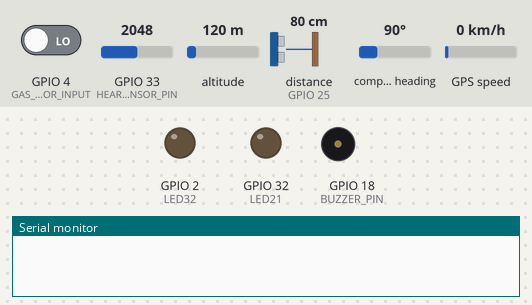
Simulated run of this sketch. Board: ESP32. On the bench: output pins drawn as LEDs (lit = HIGH), buzzer (waves = sounding, pin HIGH), the last lines printed to the serial monitor. Wiring (inferred from the names in the program): ultrasonic range finder: trigger GPIO 26; echo GPIO 25. The inputs (shaded band) are chosen by the test bench; at power-on: GPIO 4 (GAS_SENSOR_INPUT) LOW, GPIO 33 (HEARTBEAT_SENSOR_PIN) = 2048, altitude 120 m, distance to the obstacle (sensor on GPIO 25) 80 cm, compass heading 90°, GPS speed 0 km/h. The echo pulse lasts 58.3 µs per cm; WiFi joins after 1.5 s; servers stay silent unless stated; the GPS gets a fix after 3 s at 37.7749, -122.4194 with 8 satellites; pins used as bus, display or sensor lines are not drawn.

Above: at 0.1 s.
At 1.9 s:
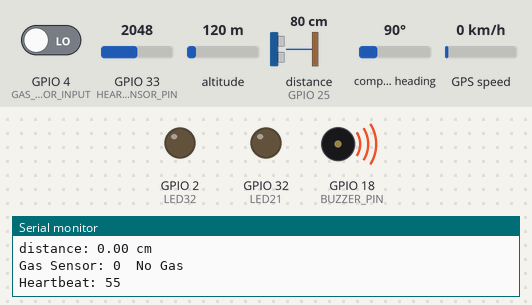
Timing chart, 0 to 5.3 s (numbered marks = the images above):
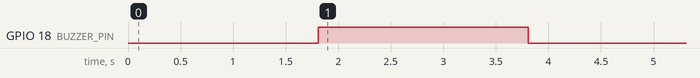

Measured:
- by itself, GPIO 18 (BUZZER_PIN): LOW → HIGH at 1.8 s, → LOW 2.0 s later

The sketch:

Smart_Health_Monitoring_System.ino
```cpp
#define BLYNK_TEMPLATE_ID "TMPL6UjgPcu9S"
#define BLYNK_TEMPLATE_NAME "ESD Semester Project"
#define BLYNK_AUTH_TOKEN "eS0FhRQ4kxeMJ_8daEYIAs7tLG7l6tiJ"

#define TRIG_PIN 26
#define ECHO_PIN 25
#define BUZZER_PIN 18
#define DISTANCE_THRESHOLD 5 // centimeters
#define HEARTBEAT_SENSOR_PIN 33
#define LED21 32 //heartbeat sensor
#define HEARTBEAT_THRESHOLD 3000

#define LED32 2 //gas sensor do pin
#define GAS_SENSOR_INPUT 4

#define BLYNK_PRINT Serial

#include <WiFi.h>
#include <WiFiClient.h>
#include <BlynkSimpleEsp32.h>
#include <TinyGPSPlus.h>

BlynkTimer timer;

char auth[] = BLYNK_AUTH_TOKEN;
char ssid[] = "Lenovo-T490";
char pass[] = "wajih001";


TinyGPSPlus gps;
void gps_sensor_task(void *pvParameter) {
  Serial.begin(9600);
  Serial2.begin(9600, SERIAL_8N1, 16, 17);
  //delay(3000);
  while(1)
  {
    while (Serial2.available() > 0)
    {
    char c = Serial2.read();
    gps.encode(c); // Feed the character to the TinyGPS++ object
    }

  // Check if there is new GPS data available
    if (gps.location.isUpdated())
    {
      // Display latitude, longitude, and speed
      Serial.print("\nLocation: ");
      Serial.print(gps.location.lat(), 6);
      float latitude = gps.location.lat();
      Blynk.virtualWrite(V4, latitude);
      Serial.print(", ");
      Serial.print(gps.location.lng(), 6);
      Serial.print("\nSpeed: ");
      Serial.print(gps.speed.kmph());
      Serial.println("km/h");
    }

    // Print additional information for debugging
    if (gps.altitude.isUpdated())
    {
      Serial.print("Altitude: ");
      float altitude = gps.altitude.meters();
      Serial.print(gps.altitude.meters());
      Serial.println("meters");
          // Check if there is date data available
    if (gps.date.isValid()) {
      Serial.print("\nDate: ");
      Serial.print(gps.date.year());
      Serial.print("/");
      Serial.print(gps.date.month());
      Serial.print("/");
      Serial.print(gps.date.day());
    }
      Blynk.virtualWrite(V3, altitude);

    }
  vTaskDelay(2000 / portTICK_PERIOD_MS);
  }
}


int sensor_Aout;
void gas_sensor_task(void *pvParameter)
{
  Serial.begin(9600);
  pinMode(LED32, OUTPUT);

  while(1)
  {
    sensor_Aout = digitalRead(GAS_SENSOR_INPUT);
    Blynk.virtualWrite(V0, sensor_Aout);

    Serial.print("\nGas Sensor: ");
    Serial.print(sensor_Aout);
    Serial.print("\t");

    if (sensor_Aout > 1800) {
      Serial.println("Gas detected");
      digitalWrite (LED32, HIGH) ; /*LED set HIGH if Gas detected */
    }
    else {
      Serial.println("No Gas");
      digitalWrite (LED32, LOW) ;  /*LED set LOW if NO Gas detected */
    }
    vTaskDelay(2000 / portTICK_PERIOD_MS);
  }

}

float duration_us, distance_cm;
void ultrasonic_sensor_task(void *pvParameter)
{
 // initialize serial port
  Serial.begin(9600);
  // set ESP32 pins to output/input mode
  pinMode(TRIG_PIN, OUTPUT);
  pinMode(ECHO_PIN, INPUT);
  pinMode(BUZZER_PIN, OUTPUT);
  while(1)
  {
  // generate 10-microsecond pulse to TRIG pin
    digitalWrite(TRIG_PIN, HIGH);
    delayMicroseconds(10);
    digitalWrite(TRIG_PIN, LOW);
    // measure duration of pulse from ECHO pin
    duration_us = pulseIn(ECHO_PIN, HIGH);
    // calculate the distance
    distance_cm = 0.017 * duration_us;
    Blynk.virtualWrite(V1, distance_cm);
    vTaskDelay(2000 / portTICK_PERIOD_MS);
  }
}

void ultrasonic_sensor_task_2(void *pvParameter){
  while(1)
  {
    if (distance_cm < DISTANCE_THRESHOLD)
    digitalWrite(BUZZER_PIN, HIGH); // turn on Piezo Buzzer
    else
    digitalWrite(BUZZER_PIN, LOW); // turn off Piezo Buzzer
    // print the value to Serial Monitor
    Serial.print("\ndistance: ");
    Serial.print(distance_cm);
    Serial.println(" cm");
    vTaskDelay(2000 / portTICK_PERIOD_MS);
  }
}

int Signal;
void heartbeat_sensor_task(void *pvParameter)
{
  Serial.begin(9600);
  pinMode(LED21,OUTPUT);
  while(1)
  {
    Signal = analogRead(HEARTBEAT_SENSOR_PIN) / 37;  // Read the PulseSensor’s value.
    Blynk.virtualWrite(V2, Signal);
    Serial.print("\nHeartbeat: ");
    Serial.print(Signal);
    if(Signal > HEARTBEAT_THRESHOLD)
    {
      digitalWrite(LED21,HIGH);
    }
    else
    {
      digitalWrite(LED21,LOW);                //  Else, the sigal must be below “550”, so “turn-off” this LED.
    }
    vTaskDelay(2000 / portTICK_PERIOD_MS);
  }
 }

void setup()
{
  Blynk.begin(auth, ssid, pass);

  Serial.print("Hello");
  xTaskCreate(ultrasonic_sensor_task, "ultrasonic_sensor", 10000, NULL, 4, NULL);
  xTaskCreate(ultrasonic_sensor_task_2, "ultrasonic_sensor_2", 10000, NULL, 5, NULL);
  xTaskCreate(gas_sensor_task, "gas_sensor", 10000, NULL, 1, NULL);
  xTaskCreate(heartbeat_sensor_task, "heartbeat_sensor", 10000, NULL, 2, NULL);
  xTaskCreate(gps_sensor_task, "gps sensor", 10000, NULL, 3, NULL);
}

void loop()
{
  Blynk.run();
  timer.run();

  delay(5000);
}
```
